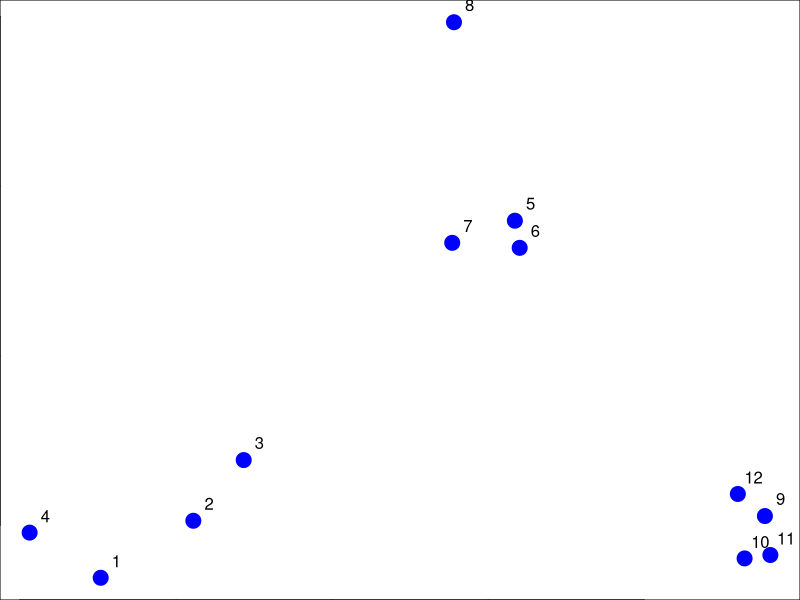
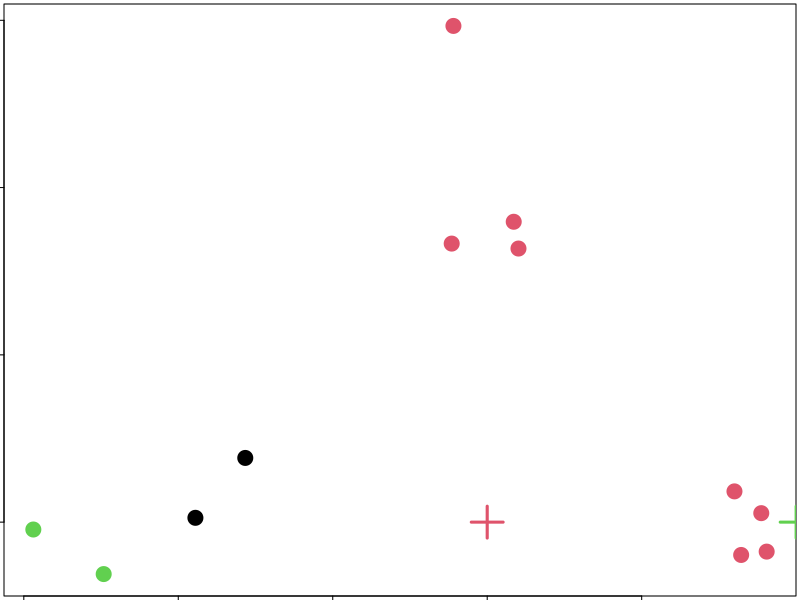

Source code (R) for these figures, in order:
# numeros aleatorios valor semilla 
set.seed(1234)

par(mar= c(0, 0, 0, 0))

x<- rnorm(12, mean = rep(1:3, each = 4), sd = 0.2)

y<- rnorm(12, mean = rep(c(1, 2, 1), each = 4), sd = 0.2)

plot(x, y , col= "blue", pch= 19, cex = 2)

text(x + 0.05, y + 0.05, labels= as.character(1:12))

dataFrame <- data.frame(x, y)

kmeansObj<- kmeans(dataFrame, centers = 3)

names(kmeansObj)

kmeansObj$cluster

par(mar= rep(0.2, 4))

plot(x, y , col= kmeansObj$cluster, pch= 19, cex = 2)

points(kmeansObj$cluster, col= 1:3, pch= 3, cex= 3, lwd= 3)